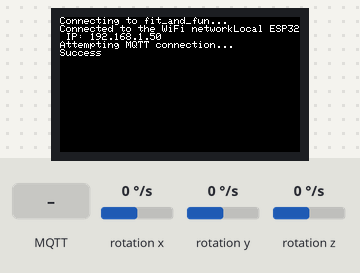
The sketch below on a simulated ESP32. On the bench: 240×135 colour display. The test bench sets the inputs (shaded band); at power-on: rotation x 0 °/s, rotation y 0 °/s, rotation z 0 °/s. WiFi joins after 1.5 s; servers stay silent unless stated; random numbers use the default seed unless the sketch sets one; no MQTT or app messages arrive unless stated; what the sketch prints to the serial monitor is not drawn.

Above: at 2.8 s.
2.9 s: MQTT message "1" arrives on the first subscribed topic
At 4.1 s:
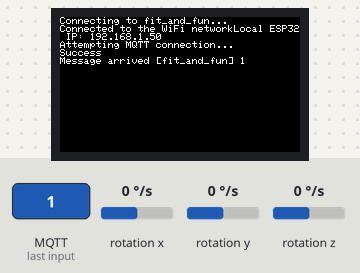
4.7 s: MQTT message "off" arrives on the first subscribed topic
At 5.5 s:
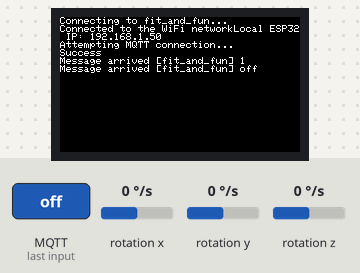
Timing chart, 0 to 7.7 s (numbered marks = the images above; inputs shaded):
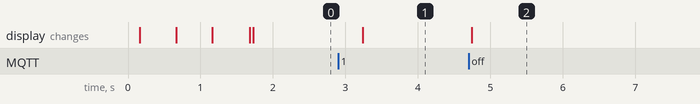

The sketch:

FAF_STICK5.ino
```cpp
// (licence header left out)
/*
* Inspired by M5StickC-Plus sample source code
* Visit for more information: https://docs.m5stack.com/en/core/m5stickc_plus
*/


#include "M5StickCPlus.h"
#include <WiFi.h>
#include <PubSubClient.h>

WiFiClient espClient;
PubSubClient client(espClient);

// Configure the name and password of the connected wifi and your MQTT Serve
// host.
const char* ssid        = "fit_and_fun";
const char* password    = "fun_and_fit";
const char* mqtt_server = "10.42.0.1";

unsigned long lastMsg = 0;
#define MSG_BUFFER_SIZE (50)
char msg[MSG_BUFFER_SIZE];
int value = 0;

float gyroX = 0.0F;
float gyroY = 0.0F;
float gyroZ = 0.0F;


void setupWifi();
void callback(char* topic, byte* payload, unsigned int length);
void reConnect();

void setup() {
    M5.begin();
    M5.Lcd.setRotation(3);
    setupWifi();
    M5.Imu.Init();          // Init IMU.
    client.setServer(mqtt_server,
                     1883);  // Sets the server details.
    client.setCallback(
        callback);  // Sets the message callback function.
}

void loop() {
    if (!client.connected()) {
        reConnect();
    }
    client.loop();  // This function is called periodically to allow clients to
                    // process incoming messages and maintain connections to the
                    // server.
    M5.IMU.getGyroData(&gyroX, &gyroY, &gyroZ);
    //M5.Lcd.printf("GYRO: %6.2f  %6.2f  %6.2f\n", gyroX, gyroY, gyroZ);
    //snprintf(msg, MSG_BUFFER_SIZE, "%6.2f", (gyroZ+12)*15/600);
    snprintf(msg, MSG_BUFFER_SIZE, "%6.2f", (gyroZ / 360) * 2*PI);
    Serial.println((gyroZ / 360) * 2*PI);
    client.publish("fit_and_fun/speed", msg);

    delay(500);

/*
    unsigned long now =
        millis();  // Obtain the host startup duration.
    if (now - lastMsg > 2000) {
        lastMsg = now;
        ++value;
        M5.Lcd.printf("GYRO: %6.2f  %6.2f  %6.2f\n", gyroX, gyroY, gyroZ);
        snprintf(msg, MSG_BUFFER_SIZE, "%6.2f",
                 gyroX);  // Format to the specified string and store it in MSG.
        M5.Lcd.print("Publish message: ");
        M5.Lcd.println(msg);
        client.publish("fit_and_fun/speed", msg);  // Publishes a message to the specified
                                         // topic.
        if (value % 7 == 0) {
            M5.Lcd.fillScreen(BLACK);
            M5.Lcd.setCursor(0, 0);
        }
    }
    */

}


void setupWifi() {
    delay(10);
    M5.Lcd.printf("Connecting to %s", ssid);
    WiFi.mode(WIFI_STA);  // Set the mode to WiFi station mode.
    WiFi.begin(ssid);  // Start Wifi connection.

    while (WiFi.status() != WL_CONNECTED) {
        delay(500);
        M5.Lcd.print(".");
    }
    M5.Lcd.print("\nConnected to the WiFi network");
    M5.Lcd.print("Local ESP32 IP: ");
    M5.Lcd.println(WiFi.localIP());
}


void callback(char* topic, byte* payload, unsigned int length) {
    M5.Lcd.print("Message arrived [");
    M5.Lcd.print(topic);
    M5.Lcd.print("] ");
    for (int i = 0; i < length; i++) {
        M5.Lcd.print((char)payload[i]);
    }
    M5.Lcd.println();
}


void reConnect() {
    while (!client.connected()) {
        M5.Lcd.print("Attempting MQTT connection...");
        // Create a random client ID.
        String clientId = "M5Stack-";
        clientId += String(random(0xffff), HEX);
        // Attempt to connect.
        if (client.connect(clientId.c_str())) {
            M5.Lcd.printf("\nSuccess\n");
            // Once connected, publish an announcement to the topic.
            client.publish("fit_and_fun", "M5Stack init");
            // ... and resubscribe.
            client.subscribe("fit_and_fun");
        } else {
            M5.Lcd.print("failed, rc=");
            M5.Lcd.print(client.state());
            M5.Lcd.println("try again in 5 seconds");
            delay(5000);
        }
    }
}
```

Measured:
- after the input at 2.9 s, the display: changes after 0.34 s (image 1)
- after the input at 4.7 s, the display: changes at once (image 2)
